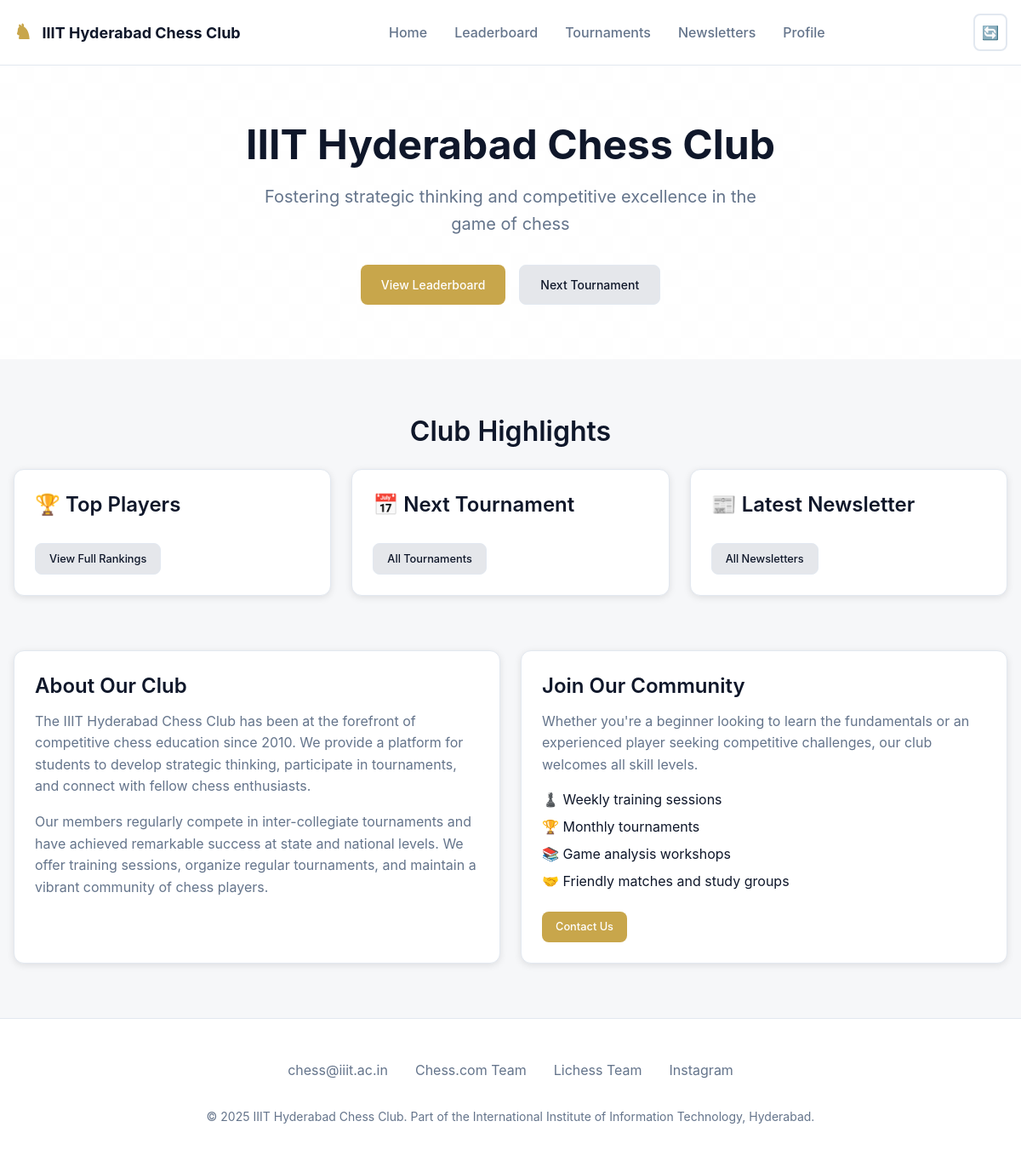
The app's page /, older data.
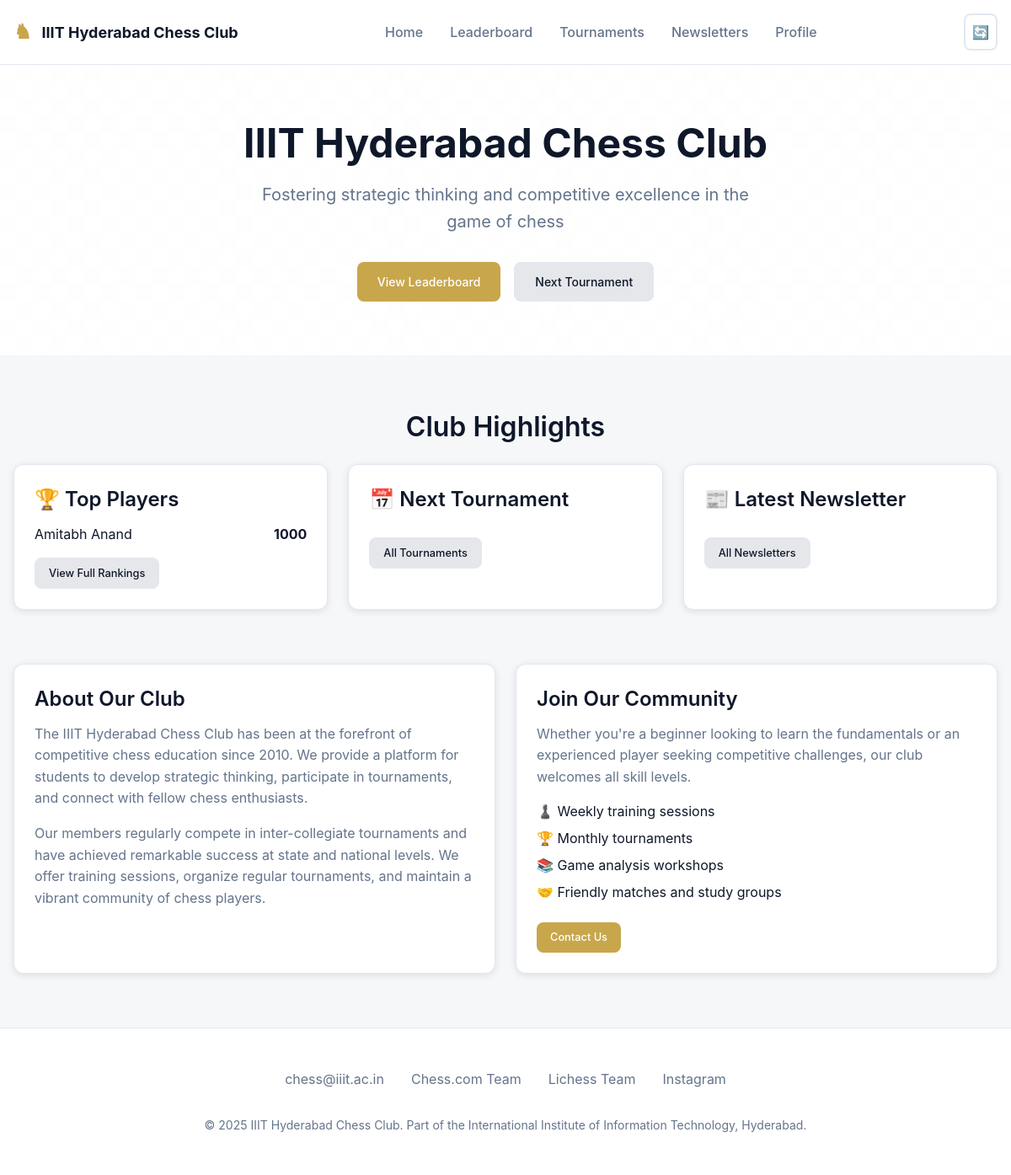
The same page, newer data.
### accounts/models.py (models this page shows, shortened)
class User(AbstractUser):
    def __str__(self):
        return f"{self.username}"

class UserProfile(models.Model):
    user = models.OneToOneField(User, on_delete=models.CASCADE, related_name="profile")
    rating = models.IntegerField(default=600)
    last_rating = models.IntegerField(default=600)
    last_rank = models.IntegerField(default=0)
    chessdotcom = models.CharField(max_length=64, blank=True, null=True)
    lichess = models.CharField(max_length=64, blank=True, null=True)

### IIITChessClub/views.py (the view)
# urls.py: 2. Add a URL to urlpatterns:  path('', views.home, name='home')
def home(request):
    top_users = User.objects.select_related("profile").order_by("-profile__rating")[:5]
    return render(request, 'home.html', {"top_users": top_users})

### IIITChessClub/templates/home.html (shortened to what the changed rows need)
<!DOCTYPE html>
{% load static %}
<html lang="en">
<head>
  <link rel="stylesheet" href="{% static 'css/styles.css' %}">
</head>
<body>
  <main>
    <section class="hero">
      <div class="container">
        <div class="hero-content">
          <h1>IIIT Hyderabad Chess Club</h1>
        </div>
      </div>
    </section>
    <section class="container" style="margin-top: 4rem;">
      <h2 class="text-center mb-6">Club Highlights</h2>
      <div class="grid grid-3">
        <div class="card">
          <div id="top-players" class="flex flex-col gap-4">
            {% for user in top_users %}
            <div class="flex justify-between items-center">
              <span>{{ user.profile.rank }} {{ user.first_name }} {{ user.last_name }}</span>
              <strong>{{ user.profile.rating }}</strong>
            </div>
            {% endfor %}
          </div>
        </div>
      </div>
    </section>
  </main>
</body>
</html>

Row changes from the older to the newer data that the page shows:
added User: first_name "Amitabh", last_name "Anand", profile.rating "1000"
